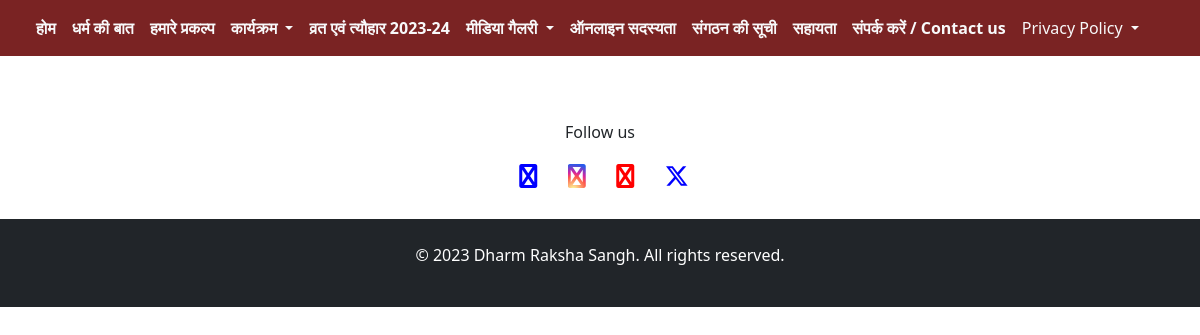
The page /services/dharmik_ayojan/ on the database as committed earlier.
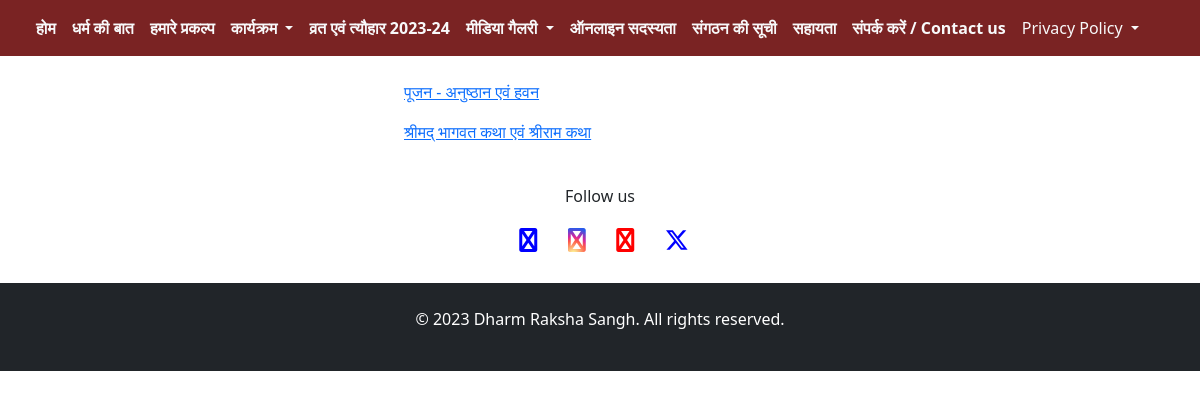
The same page on the database as committed later.
### services/models.py (models this page shows, shortened)
class DharmikAyojan(models.Model):
    title = models.CharField(max_length=500, null=True, blank=True)
    desc = models.TextField(null=True, blank=True)
    image = models.FileField(upload_to='dharmik_ayojan', null=True, blank=True)
    video_link = models.TextField(null=True, blank=True)
    money = models.IntegerField(null=True, default=0, blank=True)

### services/views.py (the view)
# urls.py: path('dharmik_ayojan/', views.dharmik_ayojan, name='dharmik_ayojan'),
def dharmik_ayojan(request):
    ayojan = DharmikAyojan.objects.all()
    context = {
        'ayojan': ayojan,
    }
    return render(request, 'dharmik_ayojan.html', context)

### services/templates/dharmik_ayojan.html
{% extends "navbar.html" %}
{% block services %}
<div class="container">
    <div class="col-lg-8 mx-auto p-4">
        <div class="row">
            <div class="col-lg-8 mx-auto">
                <ul>
                    {% for ayojan in ayojan %}
                    <a href="/services/ayojan_form/{{ayojan.id}}/"><p class="list_item ">{{ayojan.title}}</p></a>
                    {% endfor %}
                </ul>
            </div>
        </div>
    </div>
</div>
{% endblock services %}

Rows that differ between the two databases and show on the page:
added DharmikAyojan: title "पूजन - अनुष्ठान एवं हवन"
added DharmikAyojan: title "श्रीमद् भागवत कथा एवं श्रीराम कथा"
